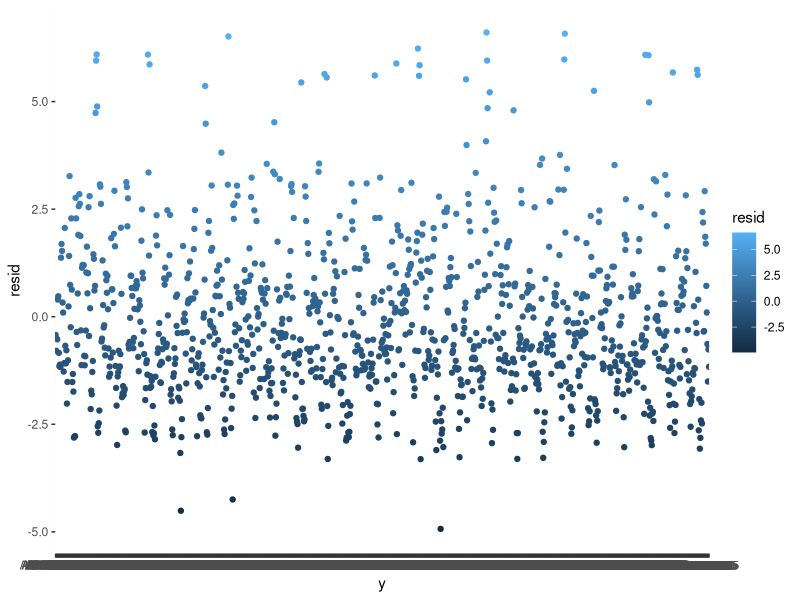
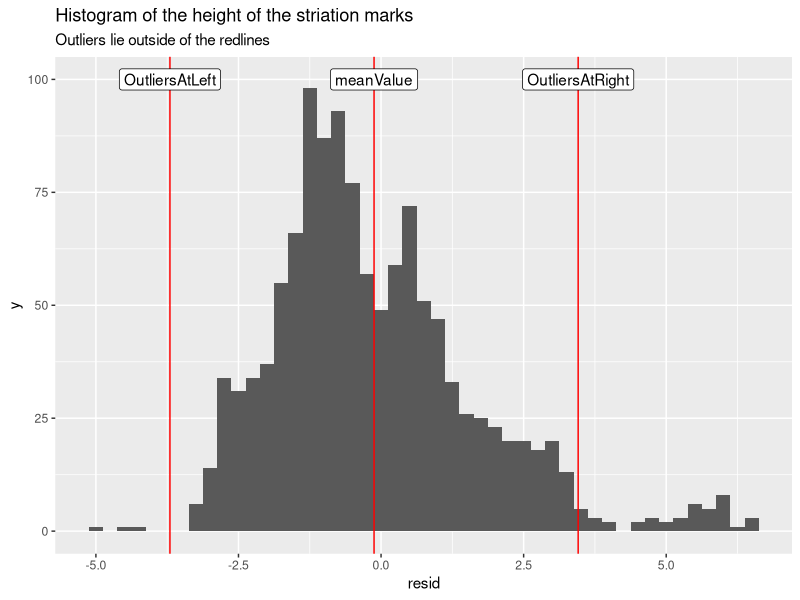

Write the R code that produced these figures, in order.
## ---- chunk 1
# DONT DELETE LINES 1-12! 
knitr::opts_chunk$set(echo = TRUE, fig.width = 6, fig.height = 8,
                      fig.align = "center")
## ---- chunk 2
# In the brackets above, delete `eval = FALSE` before clicking `knit`
library(ggplot2)
library(readr)
bullet <- read.csv("bullet.csv")
head(bullet)
ggplot(data = bullet) + 
  geom_point(aes(x= y, y = resid, colour = resid))
## ---- chunk 3
# In the brackets above, delete `eval = FALSE` before clicking `knit`
summary(bullet)
## ---- chunk 4
# In the brackets above, delete `eval = FALSE` before clicking `knit`
library(tidyr)
myLines <- data.frame(meanValue = mean(bullet$resid), 
           OutliersAtLeft = mean(bullet$resid) - 2*sd(bullet$resid),
           OutliersAtRight = mean(bullet$resid) + 2*sd(bullet$resid))
myLines <- myLines %>% gather(id, value)
ggplot() + 
  geom_histogram(data = bullet, aes(x = resid), binwidth = .25) + 
  geom_vline(data = myLines, aes(xintercept = value), color = 'red') +
  geom_label(data = myLines, aes(x = value, y = 100, label = id)) +
  ggtitle("Histogram of the height of the striation marks", 
          subtitle = "Outliers lie outside of the redlines")
